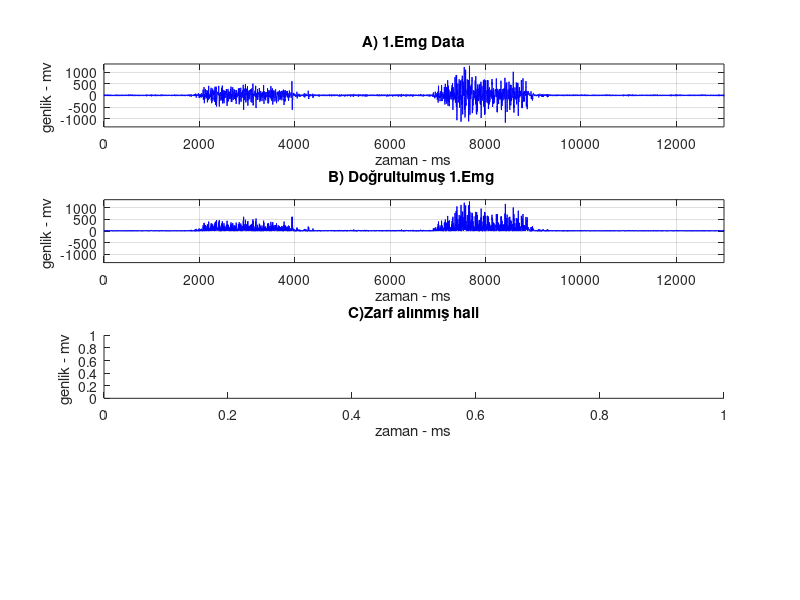

Source code (MATLAB): (Note: this script raises an error after producing the figure.)
load('emg1.mat')

figure('name','soru3')

subplot(4,1,1)

plot(e1,'b')
axis([0 13000 -1350 1350])
xlabel('zaman - ms') 
ylabel('genlik - mv ')
title('A) 1.Emg Data') 
grid on

subplot(4,1,2)

y=abs(e1);

plot(y,'b')
xlabel('zaman - ms') 
ylabel('genlik - mv ')
title('B) Doğrultulmuş 1.Emg ')
axis([0 13000 -1350 1350])
grid on

subplot(4,1,3)

xlabel('zaman - ms') 
ylabel('genlik - mv ')
title('C)Zarf alınmış hali')
plot(envelope(y,200,'peak'))
a=[];
for i=1:13000
    a=[a 200];
end  
hold on 
plot(a,'g')
xlabel('zaman - ms') 
ylabel('genlik - mv ')
title('C')
axis([0 10000 0 1000])
grid on


subplot(4,1,4)

n = envelope(y,200,'peak');
d=[];
for i=1:13000
    if n(i)>200
        d=[d 1];
    else
        d=[d 0];
    end 
     
end

plot(d)
title('D')
xlabel('zaman - ms') 
ylabel('kontrol işareti ')
axis([0 10000 0 1.5])
grid on
